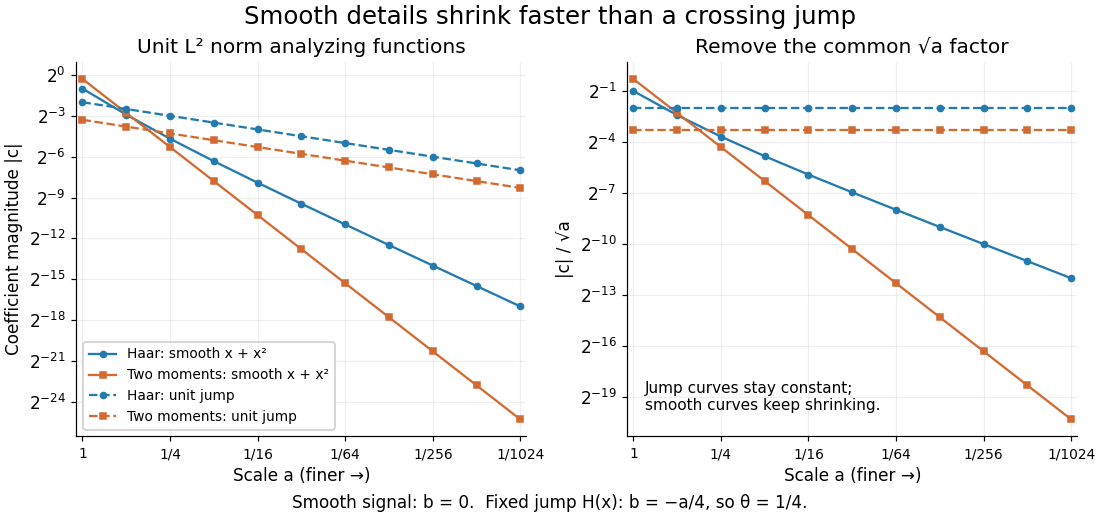

This figure's Python source:
"""Original exact scale comparison; Python 3.14, NumPy 2.3.5,
Matplotlib 3.10.7. Run from _media to write the matching PNG there.
"""

from pathlib import Path

import matplotlib.pyplot as plt
import numpy as np


def main():
    plt.rcParams.update({"font.size": 11, "axes.spines.top": False,
                         "axes.spines.right": False})
    scales = 2.0 ** (-np.arange(0, 11))
    coeffs = [
        ("Haar: smooth x + x²", (scales**1.5 + scales**2.5) / 4,
         "#237aaf", "o", "-"),
        ("Two moments: smooth x + x²", 2 * scales**2.5 / np.sqrt(6),
         "#d36a31", "s", "-"),
        ("Haar: unit jump", np.sqrt(scales) / 4,
         "#237aaf", "o", "--"),
        ("Two moments: unit jump", np.sqrt(scales) / (4 * np.sqrt(6)),
         "#d36a31", "s", "--"),
    ]
    fig, axes = plt.subplots(1, 2, figsize=(10, 4.7), layout="constrained")
    fig.patch.set_facecolor("white")
    fig.suptitle("Smooth details shrink faster than a crossing jump", fontsize=16)
    for label, magnitude, color, marker, style in coeffs:
        axes[0].loglog(scales, magnitude, label=label, color=color,
                       marker=marker, linestyle=style, markersize=4, base=2)
        axes[1].loglog(scales, magnitude / np.sqrt(scales), color=color,
                       marker=marker, linestyle=style, markersize=4, base=2)
    for ax in axes:
        ax.set_facecolor("white")
        ax.set_xlabel("Scale a (finer →)")
        ax.set_xlim(1.1, scales[-1] / 1.1)
        ax.set_xticks([1, 1/4, 1/16, 1/64, 1/256, 1/1024],
                     ["1", "1/4", "1/16", "1/64", "1/256", "1/1024"])
        ax.tick_params(axis="x", labelsize=9)
        ax.grid(alpha=.2)
    axes[0].set_title("Unit L² norm analyzing functions")
    axes[0].set_ylabel("Coefficient magnitude |c|")
    axes[0].legend(fontsize=9, loc="lower left", framealpha=1)
    axes[1].set_title("Remove the common √a factor")
    axes[1].set_ylabel("|c| / √a")
    axes[1].text(.04, .07, "Jump curves stay constant;\nsmooth curves keep shrinking.",
                 transform=axes[1].transAxes, fontsize=10)
    fig.supxlabel("Smooth signal: b = 0.  Fixed jump H(x): b = −a/4, so θ = 1/4.",
                   fontsize=11)
    fig.savefig(Path.cwd() / (Path(__file__).stem + ".png"), dpi=110,
                facecolor="white", transparent=False)
    plt.close(fig)


if __name__ == "__main__":
    main()
